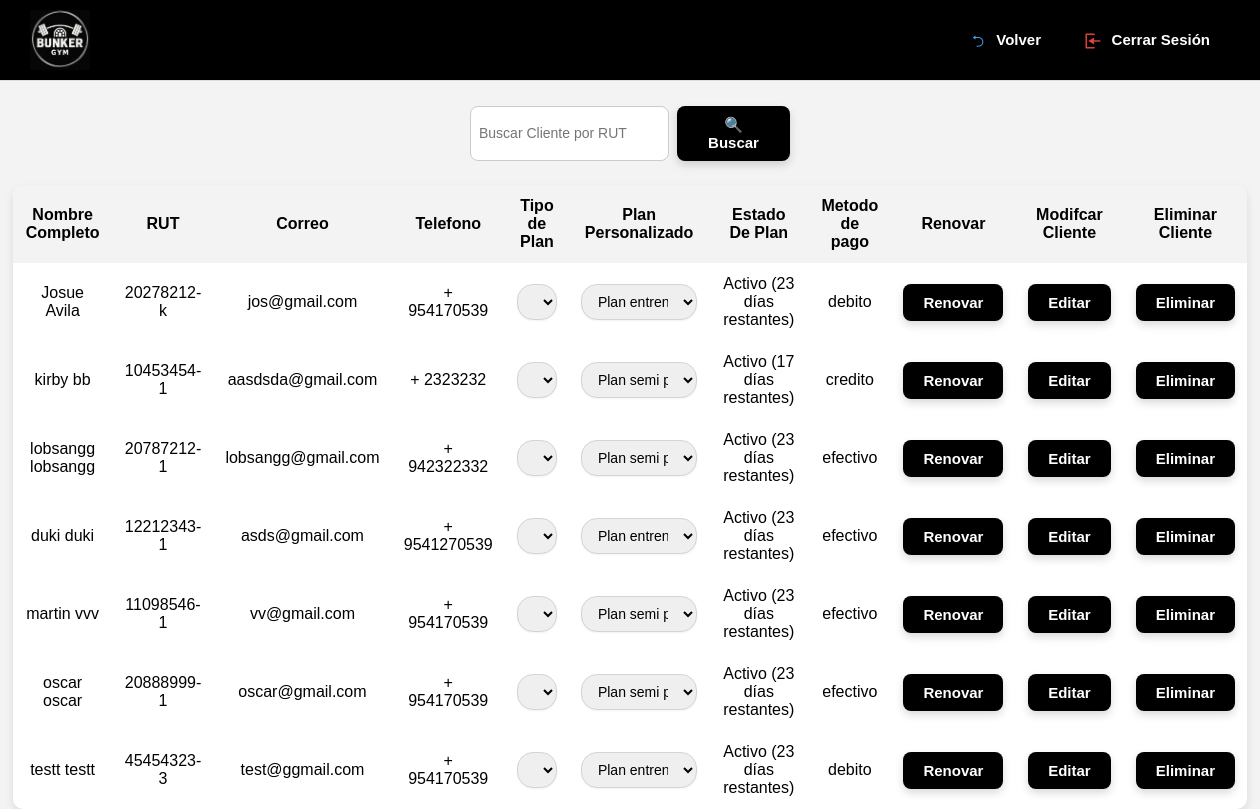
/renovar/ (signed in), run on an earlier commit of the app's database.
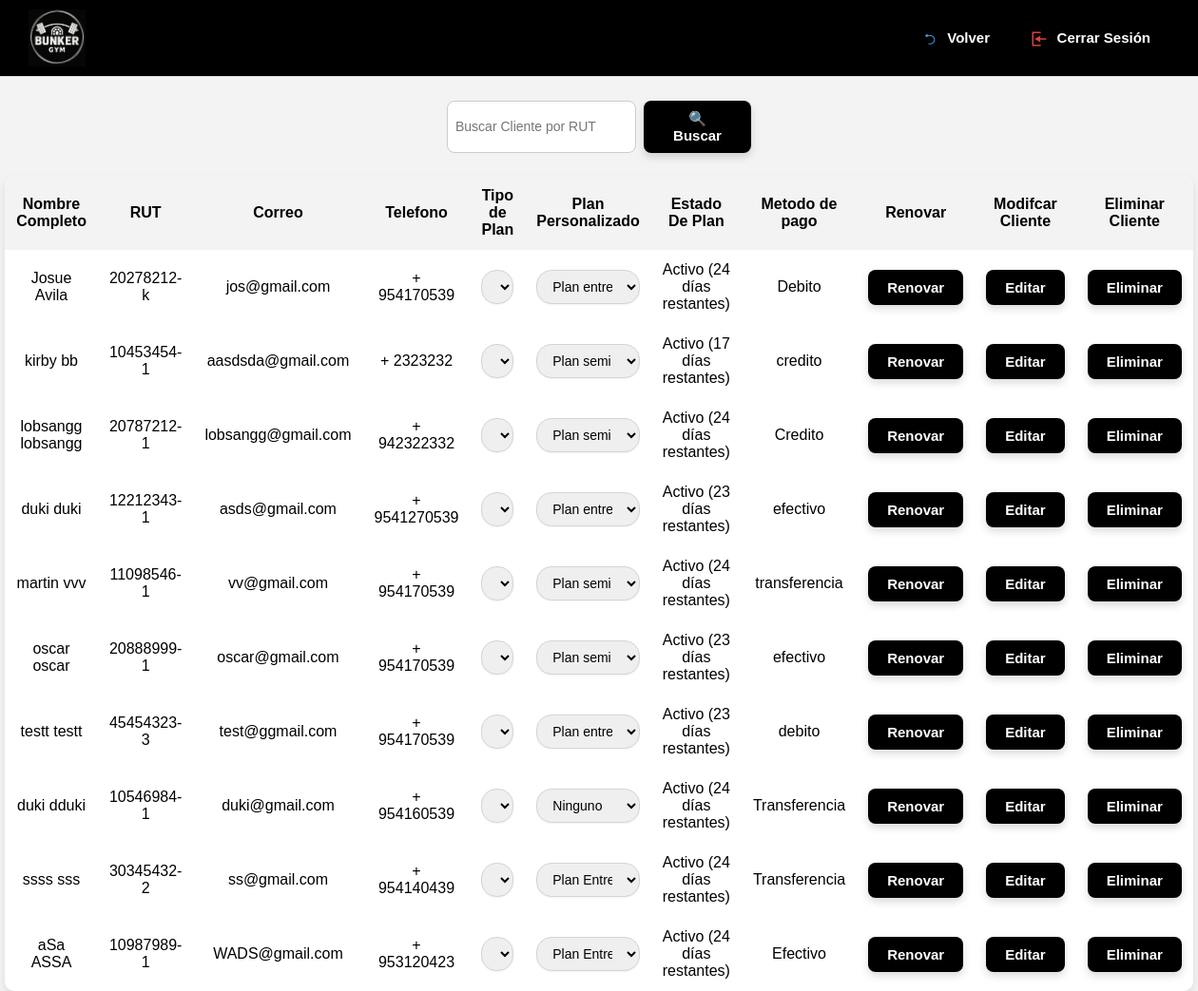
And on a later commit of the database.
### core/models.py (models this page shows, shortened)
class Cliente(models.Model):
    METODOS_PAGO = [
        ('Efectivo', 'Efectivo'),
        ('Debito', 'Débito'),
        ('Credito', 'Crédito'),
        ('Transferencia', 'Transferencia'),
    ]
    nombre = models.CharField(max_length=50)
    apellido = models.CharField(max_length=50)
    rut = models.CharField(max_length=12, unique=True)
    correo = models.EmailField()
    telefono = models.CharField(max_length=15)
    huella_template = models.BinaryField(null=True, blank=True)
    mensualidad = models.ForeignKey(Mensualidad, on_delete=models.SET_NULL, null=True, blank=True)
    plan_personalizado = models.ForeignKey(PlanPersonalizado, on_delete=models.SET_NULL, null=True, blank=True)
    metodo_pago = models.CharField(max_length=20, choices=METODOS_PAGO, null=True, blank=True)
    fecha_inicio_plan = models.DateField(default=timezone.now, null=True, blank=True)
    fecha_fin_plan = models.DateField(null=True, blank=True)
    @property
    def dias_restantes(self):
        if not self.fecha_inicio_plan:
            return 0
        hoy = timezone.now().date()
        duraciones_a_dias = {
            "Mensual": 30,
            "Trimestral": 90,
            "Anual": 365
        }
        if self.mensualidad:
            dias_total = duraciones_a_dias.get(self.mensualidad.duracion, 30)
        else:
            dias_total = 0
        vencimiento = self.fecha_inicio_plan + timedelta(days=dias_total)
        return (vencimiento - hoy).days

class Mensualidad(models.Model):
    TIPOS = [
        ('Estudiante', 'Estudiante'),
        ('Normal', 'Normal'),
    ]
    DURACIONES = [
        ('Mensual', 'Mensual'),
        ('Trimestral', 'Trimestral'),
        ('Anual', 'Anual'),
    ]
    tipo = models.CharField(max_length=20, choices=TIPOS)
    duracion = models.CharField(max_length=20, choices=DURACIONES, default='Mensual')
    class Meta:
        unique_together = ('tipo', 'duracion')

class PlanPersonalizado(models.Model):
    nombre_plan = models.CharField(max_length=100, unique=True)

### core/views.py (the view)
    def wrapper(request, *args, **kwargs):
        admin_id = request.session.get('admin_id')
        if not admin_id:
            return redirect('login')
        try:
            request.admin = Admin.objects.get(id=admin_id)
        except Admin.DoesNotExist:
            return redirect('login')
        return view_func(request, *args, **kwargs)

### core/views.py (called while the page is built, shortened)
def admin_required(view_func):
    def wrapper(request, *args, **kwargs):
        admin_id = request.session.get('admin_id')
        if not admin_id:
            return redirect('login')
        try:
            request.admin = Admin.objects.get(id=admin_id)
        except Admin.DoesNotExist:
            return redirect('login')
        return view_func(request, *args, **kwargs)
    return wrapper

@admin_required
def renovarCliente(request):
    rut_buscado = request.POST.get('rut') or request.GET.get('rut', '')
    cliente_renovado = None
    clientes = Cliente.objects.filter(rut__icontains=rut_buscado) if rut_buscado else Cliente.objects.all()
    from .models import Mensualidad
    tipos_mensualidad = Mensualidad.objects.all()
    return render(request, 'core/renovarCliente.html', {
        'clientes': clientes,
        'rut_buscado': rut_buscado,
        'planes_personalizados': PlanPersonalizado.objects.all(),
        'tipos_mensualidad': tipos_mensualidad
    })

### core/templates/core/renovarCliente.html (shortened to what this page needs)
{% extends 'core/home.html' %}
{% load static %}
{% block content %}
<div class="centrar-buscador">
    <form method="post" class="busqueda-container" onsubmit="return validarFormulario(event)">
        <div class="busqueda-fila">
            <input type="text" id="rutInput" name="rut" placeholder="Buscar Cliente por RUT" value="{{ rut_buscado }}">
            <button type="submit" class="btn-global">🔍 Buscar</button>
        </div>
    </form>
</div>
{% if clientes %}
    <table class="tabla-renovar">
        <thead>
            <tr>
                <th>Nombre Completo</th>
                <th>RUT</th>
                <th>Correo</th>
                <th>Telefono</th>
                <th>Tipo de Plan</th>
                <th>Plan Personalizado</th>
                <th>Estado De Plan</th>
                <th>Metodo de pago</th>
                <th>Renovar</th>
                <th>Modifcar Cliente </th>
                <th>Eliminar Cliente</th>
            </tr>
        </thead>
        <tbody>
            {% for cliente in clientes %}
            <tr>
                <td>{{ cliente.nombre }} {{ cliente.apellido }}</td>
                <td>{{ cliente.rut }}</td>
                <td>{{ cliente.correo }}</td>
                <td>+ {{ cliente.telefono }}</td>
             <td>
                <form method="post" action="{% url 'cambiar_tipo_plan_mensual' %}" id="form-plan-{{ cliente.rut }}">
                    <select name="nuevo_plan" onchange="handleSelectChange(this, '{{ cliente.rut }}')" class="select-bonito">
                        {% for mensualidad in tipos_mensualidad %}
                            <option value="{{ mensualidad.id }}"
                                {% if cliente.mensualidad and cliente.mensualidad.id == mensualidad.id %}selected{% endif %}>
                                {{ mensualidad.tipo }} + Plan {{ mensualidad.duracion }}
                            </option>
                        {% endfor %}
                    </select>
                </form>
            </td>
                <td>
                    <form method="post" action="{% url 'cambiar_plan_personalizado' %}">
                        <select name="nuevo_plan" onchange="this.form.submit()" class="select-bonito">
                            {% for plan in planes_personalizados %}
                                <option value="{{ plan.id }}" {% if cliente.plan_personalizado and cliente.plan_personalizado.id == plan.id %}selected{% endif %}>
                                    {{ plan.nombre_plan }}
                                </option>
                            {% endfor %}
                        </select>
                    </form>
                </td>
             <td>
    {% if cliente.dias_restantes <= 0 %}
        <span class="inactivo">Vencido</span>
    {% else %}
        Activo ({{ cliente.dias_restantes }} días restantes)
    {% endif %}
</td>
                <td>
                    {{ cliente.metodo_pago }}
                </td>
                <td>
                   <button type="button" class="btn-global" onclick="confirmarRenovacion('{{ cliente.rut }}')">Renovar</button>
                </td>
                    <td>
                <button type="button" class="btn-global"
                    onclick="window.location.href='{% url 'modificar_cliente' cliente.id %}'">
                     Editar
                </button>
                 </td>
                <td>
                    <button type="button" class="btn-global" onclick="abrirModalCliente({{ cliente.id }}, '{{ cliente.nombre }} {{ cliente.apellido }}')">
                         Eliminar
                    </button>
                </td>
            </tr>
            {% endfor %}
        </tbody>
    </table>
{% else %}
   <p style="text-align: center; font-size: 18px; color: black;">
        No se encontró el RUT del Cliente.
   </p>
{% endif %}
{% endblock %}

What changed in the data, as far as the page shows it:
changed Cliente "Josue": dias_restantes "23" → "24"; metodo_pago "debito" → "Debito"
changed Cliente "lobsangg": dias_restantes "23" → "24"; metodo_pago "efectivo" → "Credito"
changed Cliente "martin": dias_restantes "23" → "24"; metodo_pago "efectivo" → "transferencia"
added Cliente: nombre "duki", apellido "dduki", rut "10546984-1", correo "duki@gmail.com", telefono "954160539", nuevo_plan "Estudiante + Plan Mensual", nuevo_plan "Ninguno", dias_restantes "24", metodo_pago "Transferencia"
added Cliente: nombre "ssss", apellido "sss", rut "30345432-2", correo "ss@gmail.com", telefono "954140439", nuevo_plan "Normal + Plan Mensual", nuevo_plan "Plan Entrenamiento personalizado 5 x semana", dias_restantes "24", metodo_pago "Transferencia"
added Cliente: nombre "aSa", apellido "ASSA", rut "10987989-1", correo "WADS@gmail.com", telefono "953120423", nuevo_plan "Normal + Plan Mensual", nuevo_plan "Plan Entrenamiento personalizado 5 x semana", dias_restantes "24", metodo_pago "Efectivo"
